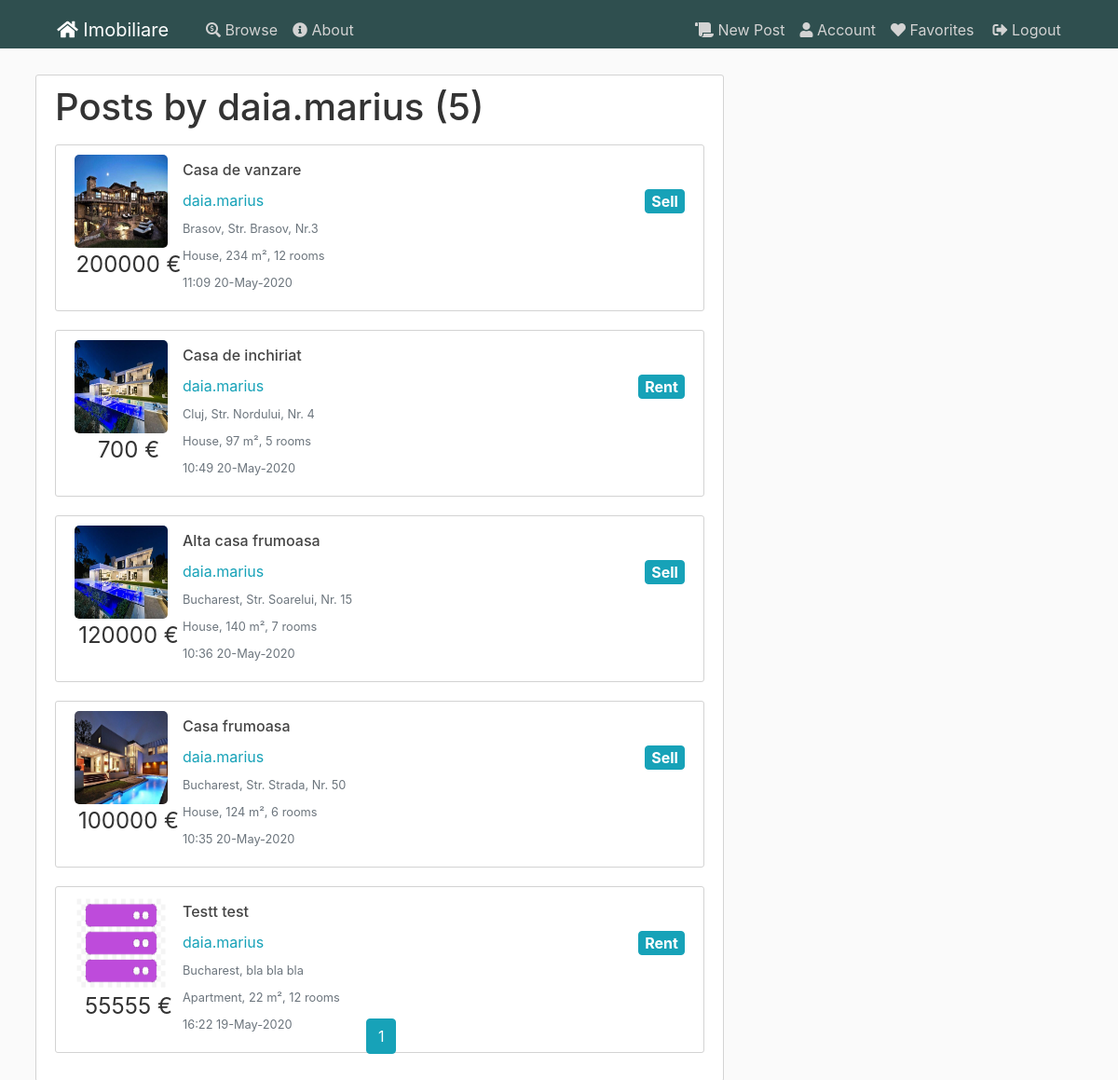
The page /user/daia.marius (signed in) on the database its author committed.
### flaskblog/models.py (models this page shows, shortened)
class User(db.Model, UserMixin):
    id = db.Column(db.Integer, primary_key=True)
    username = db.Column(db.String(20), unique=True, nullable=False)
    email = db.Column(db.String(120), unique=True, nullable=False)
    phonenumber = db.Column(db.String(15), nullable=False)
    image_file = db.Column(db.String(20), nullable=False, default='default.jpg')
    password = db.Column(db.String(60), nullable=False)
    posts = db.relationship('Post', backref='author', lazy=True)
    favorites = db.relationship('Post', secondary=user_favorites)

class Post(db.Model):
    id = db.Column(db.Integer, primary_key=True)
    title = db.Column(db.String(100), nullable=False)
    date_posted = db.Column(db.DateTime, nullable=False, default=datetime.utcnow)
    content = db.Column(db.Text, nullable=False)
    user_id = db.Column(db.Integer, db.ForeignKey('user.id'), nullable=False)
    city_id = db.Column(db.Integer, db.ForeignKey('city.id'), nullable=False)
    anouncement_type = db.Column(db.String(20), nullable=False)
    house_type = db.Column(db.String(20), nullable=False)
    price = db.Column(db.Integer, nullable=False)
    square_meters = db.Column(db.Integer, nullable=False)
    number_rooms = db.Column(db.Integer, nullable=False)
    address = db.Column(db.String(100), nullable=False)
    phonenumber = db.Column(db.String(15), nullable=True)
    post = db.relationship('Image')
    favorited = db.relationship('User', secondary=user_favorites)

class Image(db.Model):
    id = db.Column(db.Integer, primary_key=True)
    name = db.Column(db.String(100), nullable=False)
    post_id = db.Column(db.Integer, db.ForeignKey('post.id'), nullable=False)
    post = db.relationship('Post', backref='images', lazy=True)

class City(db.Model):
    id = db.Column(db.Integer, primary_key=True)
    name = db.Column(db.String(100), nullable=False)
    country_id = db.Column(db.Integer, db.ForeignKey('country.id'), nullable=False)
    country = db.relationship('Country', back_populates="cities")
    posts = db.relationship('Post', backref='city', lazy=True)

### flaskblog/users/routes.py (the view)
@users.route("/user/<string:username>")
def user_posts(username):
    page = request.args.get('page', 1, type=int)
    user = User.query.filter_by(username=username).first_or_404()
    posts = Post.query.filter_by(author=user)\
        .order_by(Post.date_posted.desc())\
        .paginate(page=page, per_page=5)
    return render_template('user_posts.html', posts=posts, user=user)

### flaskblog/models.py (called while the page is built)
@login_manager.user_loader
def load_user(user_id):
    return User.query.get(int(user_id))

### flaskblog/templates/user_posts.html
{% extends "layout.html" %}
{% block content %}
  <div class="content-section content-fit">
    <h1 class="mb-3">Posts by {{ user.username }} ({{ posts.total }})</h1>
    {% for post in posts.items %}
    <article class="media content-section table-row" data-href="{{ url_for('posts.post', post_id=post.id) }}">
      <div class="article-metadata">
        {% if post.images[0] %}
        <img class="article-img" src="/static/post_pics/{{post.images[0].name}}">
        {% else %}
        <img class="rounded-circle article-img" src="{{ url_for('static', filename='defaults/house.png') }}">
        {% endif %}
        <p class="article-price text-center">{{post.price}} €</p>
      </div>
      <div class="media-body">
        <h4><a class="article-title" href="{{ url_for('posts.post', post_id=post.id) }}">{{ post.title }}</a></h4>
        <div class="article-metadata">
          <a class="mr-2"
            href="{{ url_for('users.user_posts', username=post.author.username) }}">{{ post.author.username }}</a>
          <a class="btn btn-info badge float-right article-type">{{ post.anouncement_type }}</a>
        </div>
        <div class="article-metadata">
          <small class="text-muted">{{post.city.name}}, {{post.address}}</small>
        </div>
        <div class="article-metadata">
          <small class="text-muted">{{post.house_type}}, {{post.square_meters}} m², {{post.number_rooms}} rooms</small>
        </div>
        <div class="article-metadata">
          <small class="text-muted">{{ post.date_posted.strftime('%H:%M %d-%B-%Y') }}</small>
        </div>
      </div>
    </article>
    {% endfor %}
    <div class="pagination-bottom mt-5">
      <div class="text-center">
      {% for page_num in posts.iter_pages(left_edge=1, right_edge=1, left_current=1, right_current=2) %}
        {% if page_num %}
          {% if posts.page == page_num %}
            <a class="btn btn-info mb-4" href="{{ url_for('users.user_posts', username=user.username, page=page_num) }}">{{ page_num }}</a>
          {% else %}
            <a class="btn btn-outline-info mb-4" href="{{ url_for('users.user_posts', username=user.username, page=page_num) }}">{{ page_num }}</a>
          {% endif %}
        {% endif %}
      {% endfor %}
      </div>
    </div>
  </div>
{% endblock content %}

### flaskblog/static/css/main.css (style rules this page uses)
html { font-size: 16px; overflow-x: hidden; }
body { background: var(--bodybackground); color: var(--bodytextcolor); margin-top: 5rem; width: 100%; }
.content-fit { min-height: 70vh; position: relative; overflow-x:hidden !important; }
h1, h2, h3, h4, h5, h6 { color: var(--bodytextcolor); }
.content-section { background: var(--white); padding: 10px 20px; border: 1px solid var(--lightgray); border-radius: 3px; margin-bottom: 20px; }
.article-title { color: #444444; }
.article-img { height: 100px; width: 100px; margin-right: 16px; border-radius:5px; }
.article-price { font-size: 1.5rem; }
.article-type { font-size:1rem; }
.article-metadata { padding-bottom: 1px; margin-bottom: 4px; border-bottom: 1px solid #e3e3e3 }
a { color: var(--lightblue); font-size: 1rem; cursor: pointer; }
.content-section { overflow: auto ; width:100% !important; overflow-x: hidden !important; }
:root { --darkgreen: #2F4F4F; --lightblue: #17a2b8; --dark: #343a40; --lightgreen: #28a745; --darkred: #b00020; --yellow: #ffc107; --white: white; --gray: gray; --lightgray: lightgray; --fadegray: #f3f3f3; --bodybackground: #fafafa; --bodytextcolor: #333333; --blueglow: rgba(41, 137, 167, 0.2); --whiteglow: rgba(254, 255, 205, 0.2); }
.article-metadata { border-bottom: none; }
.content-section { overflow-x: auto !important; }
.badge { color: var(--white) !important; }
.pagination-bottom { position: absolute; bottom:0; width: 95%; margin-bottom: 5px; }

### rows shown on the page
User: username "daia.marius"
Post: name (picture), price "200000", title "Casa de vanzare", author.username "daia.marius", anouncement_type "Sell", city.name "Brasov", address "Str. Brasov, Nr.3", house_type "House", square_meters "234", number_rooms "12", date_posted "11:09 20-May-2020"
Post: name (picture), price "700", title "Casa de inchiriat", author.username "daia.marius", anouncement_type "Rent", city.name "Cluj", address "Str. Nordului, Nr. 4", house_type "House", square_meters "97", number_rooms "5", date_posted "10:49 20-May-2020"
Post: name (picture), price "120000", title "Alta casa frumoasa", author.username "daia.marius", anouncement_type "Sell", city.name "Bucharest", address "Str. Soarelui, Nr. 15", house_type "House", square_meters "140", number_rooms "7", date_posted "10:36 20-May-2020"
Post: name (picture), price "100000", title "Casa frumoasa", author.username "daia.marius", anouncement_type "Sell", city.name "Bucharest", address "Str. Strada, Nr. 50", house_type "House", square_meters "124", number_rooms "6", date_posted "10:35 20-May-2020"
Post: name (picture), price "55555", title "Testt test", author.username "daia.marius", anouncement_type "Rent", city.name "Bucharest", address "bla bla bla", house_type "Apartment", square_meters "22", number_rooms "12", date_posted "16:22 19-May-2020"

### other values the page prints
{{ posts.total }} "5"
{{ page_num }} "1"
